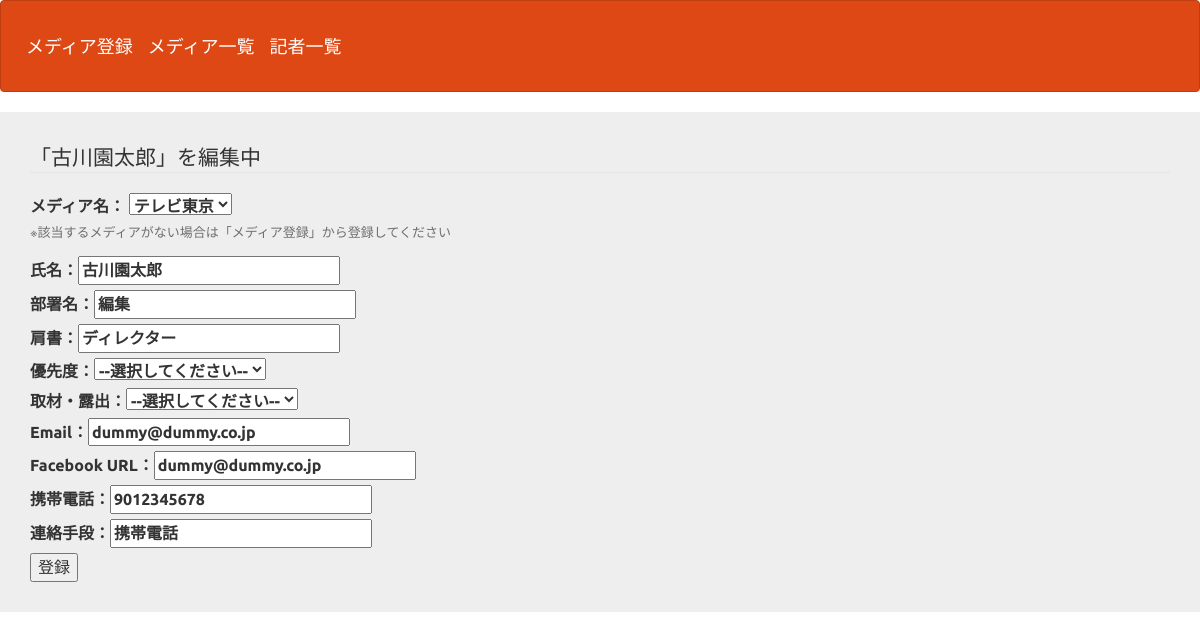
The app's page /journalist_detail.php?id=7 with its own data.
### tables this page shows
CREATE TABLE `journalist_table` (
  `journalist_id` int(11) NOT NULL,
  `name` varchar(64) NOT NULL,
  `department` varchar(64) DEFAULT NULL,
  `title` varchar(32) DEFAULT NULL,
  `status` varchar(32) NOT NULL,
  `priority` varchar(32) NOT NULL,
  `email` varchar(128) NOT NULL,
  `facebook` varchar(128) DEFAULT NULL,
  `tel_mobile` varchar(64) NOT NULL,
  `date_registered` date NOT NULL,
  `date_updated` date DEFAULT NULL,
  `approach_preferred` varchar(64) DEFAULT NULL,
  `media_id` int(32) DEFAULT NULL,
  `media_name` varchar(32) DEFAULT NULL
);

### journalist_detail.php (the view, shortened to what this page needs)
<?php
$id = $_GET['id'];
$pdo = db_connect();
$stmt = $pdo->prepare('SELECT * FROM journalist_table WHERE journalist_id =:id;');
$stmt->bindValue(':id',$id,PDO::PARAM_INT);
$status = $stmt->execute();
$result = '';
if ($status === false) {
    $error = $stmt->errorInfo();
    exit('SQLError:' . print_r($error, true));
} else {
    $result = $stmt->fetch();
}
?>
<!DOCTYPE html>
<html lang="ja">
<head>
    <link href="css/bootstrap.min.css" rel="stylesheet">
</head>
<body>
    <header>
        <nav class="navbar navbar-default">
            <div class="container-fluid">
                <div class="navbar-header">
                    <a class="navbar-brand" href="media_register.php">メディア登録</a>
                    <a class="navbar-brand" href="select.php">メディア一覧</a>
                <a class="navbar-brand" href="journalist_select.php">記者一覧</a>
            </div>
            </div>
        </nav>
    </header>
    <form method="post" action="journalist_update.php">
        <div class="jumbotron" style = "padding: 30px;">
            <fieldset>
                <legend>「<?= $result['name']?>」を編集中</legend>
                <label>メディア名：
                <?php
                try {
                    $pdo = new PDO('mysql:dbname=gs_php02_submit;charset=utf8;host=localhost','root','');
                    } catch (PDOException $e) {
                    exit('DBConnectError:'.$e->getMessage());
                }
                $sql = 'select * from journalist_table';
                $data ="";
                if ($stmt = $pdo->query($sql)) {
                foreach($stmt as $data_val){
                    $data .= "<option value='". $data_val['media_name'];
                    $data .= "'>". $data_val['media_name']. "</option>";
                    }
                }
                ?>
                <select name='media_name'>
                <?php
                echo $data; ?>
                </select></label><br>
                <p style="font-size: 13px; color: #6F6F6F;">※該当するメディアがない場合は「メディア登録」から登録してください</p>
                <label>氏名：<input type="text" name="name" value ="<?= $result['name']?>"></label><br>
                <label>部署名：<input type="text" name="department" value="<?= $result['department'] ?>"></label><br>
                <label>肩書：<input type="text" name="title" value="<?= $result['title'] ?>"></label><br>
                <label>優先度：<select name="priority" value="<?= $result['priority'] ?>">
                    <option value="未選択">--選択してください--</option>
                    </select>
                </label><br>
                <label>取材・露出：<select name="status">
                    <option value="未選択">--選択してください--</option>
                </select>
                </label><br>
                <label>Email：<input type="text" name="email" value="<?= $result['email'] ?>"></label><br>
                <label>Facebook URL：<input type="text" name="facebook" value="<?= $result['facebook'] ?>"></label><br>
                <label>携帯電話：<input type="text" name="tel_mobile" value="<?= $result['tel_mobile'] ?>"></label><br>
                <label>連絡手段：<input type="text" name="approach_preferred"  value="<?= $result['approach_preferred'] ?>"></label><br>
                <input type="submit" value="登録">
            </fieldset>
        </div>
    </form>
</body>
</html>

### journalist_detail.php (style rules this page uses)
div { padding: 10px; font-size: 16px; }

### records on screen
journalist_table: name "古川園太郎", department "編集", title "ディレクター", priority "--選択してください--", email "dummy@dummy.co.jp", facebook "dummy@dummy.co.jp", tel_mobile "9012345678", approach_preferred "携帯電話"

### other values on screen
form field media_name "テレビ東京"
